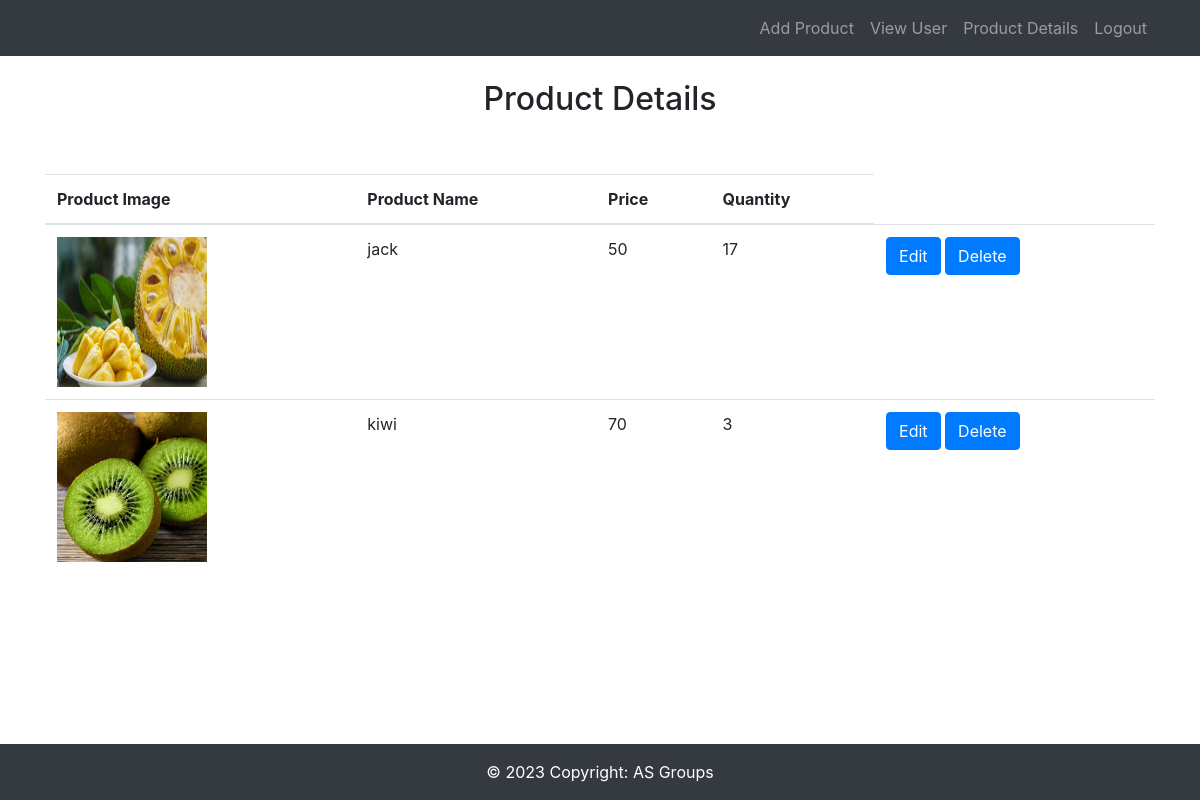
The page /product_details (signed in) on the database its author committed.
### app1/models.py (models this page shows)
class product(models.Model):
    pid = models.IntegerField(primary_key=True)
    pname=models.CharField(max_length=10)
    price=models.IntegerField()
    quantity=models.IntegerField()
    image=models.FileField()

### app1/views.py (the view)
# urls.py: path('product_details',views.product_details),
def product_details(request):
    if 'id1' in request.session:
        data=product.objects.all()
        return render(request,'product-details.html',{'data':data})
    return redirect(login)

### template/product-details.html (shortened to what this page needs)
<!DOCTYPE html>
{% extends "header.html" %}
{% block nav %}
<li class="nav-item"><a class="nav-link" href="../add_product">Add Product</a></li>
<li class="nav-item"><a class="nav-link" href="../view-user">View User</a></li>
<li class="nav-item"><a class="nav-link" href="../product_details">Product Details</a></li>
<li class="nav-item"><a class="nav-link" href="../logout_admin">Logout</a></li>
{% endblock nav %}
{% block body %}
{% if data %}
<div class="map-full">
	<div class="contact-box">
		<div class="container">
			<div class="row">
				<div class="col-lg-12 mt-4">
					<div class="heading-title text-center">
						<h2>Product Details</h2>
					</div>
				</div>
			</div>
        </div>
        <div class="container">
  <table class="table table-stripped mt-5">
    <thead>
      <tr>
        <th>Product Image</th>
        <th>Product Name</th>
        <th>Price</th>
        <th>Quantity</th>
      </tr>
    </thead>
    <tbody>
     {% for i in data %}
    <tr>
        <td><img src="{{i.image.url}}" height="150" width="150"></td>
        <td>{{i.pname}}</td>
        <td>{{i.price}}</td>
        <td >{{i.quantity}}</td>
		<td><a href="../update_product/{{i.pk}}" class="btn btn-primary" id="show">Edit </a>
			<a href="../delete_item/{{i.pk}}" class="btn btn-primary">Delete</i></a>
		</td>
	</tr>
    {% endfor %}
    </tbody>
  </table>
</div>
</div></div>
{% endif %}
{% endblock body %}

### rows shown on the page
product: image (picture), pname "jack", price "50", quantity "17"
product: image (picture), pname "kiwi", price "70", quantity "3"
